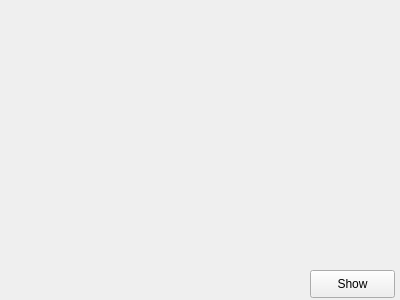
<?xml version="1.0" encoding="UTF-8"?>
<ui version="4.0">
 <class>ShowResult</class>
 <widget class="QWidget" name="ShowResult">
  <property name="geometry">
   <rect>
    <x>0</x>
    <y>0</y>
    <width>400</width>
    <height>300</height>
   </rect>
  </property>
  <property name="minimumSize">
   <size>
    <width>400</width>
    <height>300</height>
   </size>
  </property>
  <property name="maximumSize">
   <size>
    <width>400</width>
    <height>300</height>
   </size>
  </property>
  <property name="windowTitle">
   <string>Result</string>
  </property>
  <widget class="QCustomPlot" name="customPlot" native="true">
   <property name="geometry">
    <rect>
     <x>0</x>
     <y>0</y>
     <width>400</width>
     <height>250</height>
    </rect>
   </property>
  </widget>
  <widget class="QPushButton" name="pushButton">
   <property name="geometry">
    <rect>
     <x>310</x>
     <y>270</y>
     <width>85</width>
     <height>28</height>
    </rect>
   </property>
   <property name="text">
    <string>Show</string>
   </property>
  </widget>
 </widget>
 <customwidgets>
  <customwidget>
   <class>QCustomPlot</class>
   <extends>QWidget</extends>
   <header>qcustomplot.h</header>
   <container>1</container>
  </customwidget>
 </customwidgets>
 <resources/>
 <connections/>
</ui>
